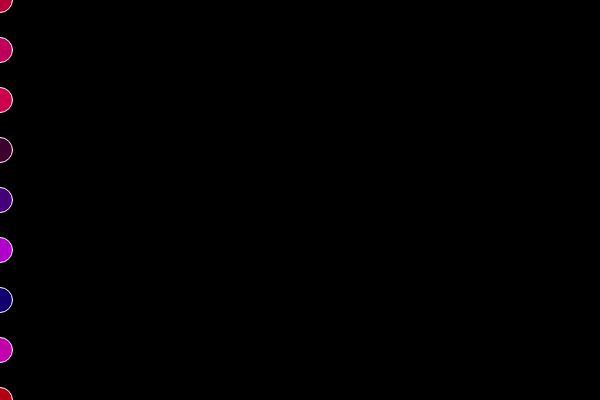
Frame 1 (no input)
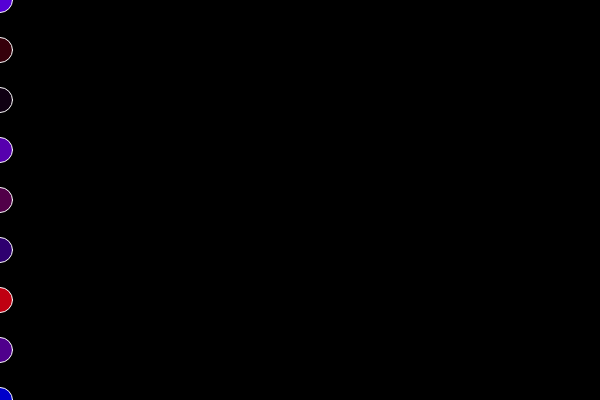
Frame 60 (no input)
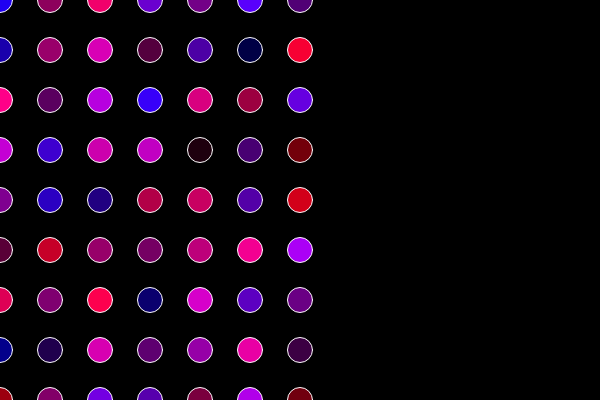
Frame 120 (the mouse pressed at the canvas centre since frame 60)

The p5.js sketch that drew these frames (run headless with seeded random() and noise() and a simulated clock; from frame 60 on, the mouse is pressed at the canvas centre):

// p5.js sketch
// ── sketch.js
function setup() {
  createCanvas(600, 400);
}

function draw() {
  background(0)
  stroke(255);

  let x = 0;
  
  for(let x=0; x<=mouseX; x+=50){
    for(let y=0; y<=height; y+=50){
      fill(random(255), 0, random(255));
      ellipse(x, y, 25, 25);
    }
  }
}
